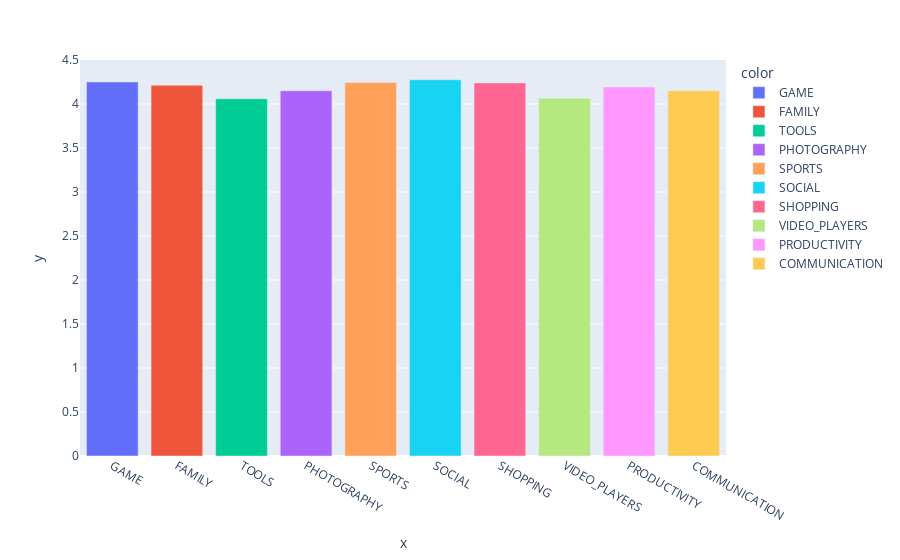

The notebook cell this image was saved under:
### Code cell
px.bar(df, x  = x_val.head(10).index, y = x_rat_cat[x_val.head(10).index], color = x_val.head(10).index)

### Figure 1 — Plotly figure (JSON) as saved in the notebook; plotly's stock layout.template omitted (floating-point values rounded to 4 significant figures)
{"data": [{"alignmentgroup": "True", "hovertemplate": "color=GAME<br>x=%{x}<br>y=%{y}<extra></extra>", "legendgroup": "GAME", "marker": {"color": "#636efa", "pattern": {"shape": ""}}, "name": "GAME", "offsetgroup": "GAME", "orientation": "v", "showlegend": true, "textposition": "auto", "type": "bar", "x": ["GAME"], "xaxis": "x", "y": [4.25], "yaxis": "y"}, {"alignmentgroup": "True", "hovertemplate": "color=FAMILY<br>x=%{x}<br>y=%{y}<extra></extra>", "legendgroup": "FAMILY", "marker": {"color": "#EF553B", "pattern": {"shape": ""}}, "name": "FAMILY", "offsetgroup": "FAMILY", "orientation": "v", "showlegend": true, "textposition": "auto", "type": "bar", "x": ["FAMILY"], "xaxis": "x", "y": [4.213], "yaxis": "y"}, {"alignmentgroup": "True", "hovertemplate": "color=TOOLS<br>x=%{x}<br>y=%{y}<extra></extra>", "legendgroup": "TOOLS", "marker": {"color": "#00cc96", "pattern": {"shape": ""}}, "name": "TOOLS", "offsetgroup": "TOOLS", "orientation": "v", "showlegend": true, "textposition": "auto", "type": "bar", "x": ["TOOLS"], "xaxis": "x", "y": [4.06], "yaxis": "y"}, {"alignmentgroup": "True", "hovertemplate": "color=PHOTOGRAPHY<br>x=%{x}<br>y=%{y}<extra></extra>", "legendgroup": "PHOTOGRAPHY", "marker": {"color": "#ab63fa", "pattern": {"shape": ""}}, "name": "PHOTOGRAPHY", "offsetgroup": "PHOTOGRAPHY", "orientation": "v", "showlegend": true, "textposition": "auto", "type": "bar", "x": ["PHOTOGRAPHY"], "xaxis": "x", "y": [4.151], "yaxis": "y"}, {"alignmentgroup": "True", "hovertemplate": "color=SPORTS<br>x=%{x}<br>y=%{y}<extra></extra>", "legendgroup": "SPORTS", "marker": {"color": "#FFA15A", "pattern": {"shape": ""}}, "name": "SPORTS", "offsetgroup": "SPORTS", "orientation": "v", "showlegend": true, "textposition": "auto", "type": "bar", "x": ["SPORTS"], "xaxis": "x", "y": [4.244], "yaxis": "y"}, {"alignmentgroup": "True", "hovertemplate": "color=SOCIAL<br>x=%{x}<br>y=%{y}<extra></extra>", "legendgroup": "SOCIAL", "marker": {"color": "#19d3f3", "pattern": {"shape": ""}}, "name": "SOCIAL", "offsetgroup": "SOCIAL", "orientation": "v", "showlegend": true, "textposition": "auto", "type": "bar", "x": ["SOCIAL"], "xaxis": "x", "y": [4.275], "yaxis": "y"}, {"alignmentgroup": "True", "hovertemplate": "color=SHOPPING<br>x=%{x}<br>y=%{y}<extra></extra>", "legendgroup": "SHOPPING", "marker": {"color": "#FF6692", "pattern": {"shape": ""}}, "name": "SHOPPING", "offsetgroup": "SHOPPING", "orientation": "v", "showlegend": true, "textposition": "auto", "type": "bar", "x": ["SHOPPING"], "xaxis": "x", "y": [4.239], "yaxis": "y"}, {"alignmentgroup": "True", "hovertemplate": "color=VIDEO_PLAYERS<br>x=%{x}<br>y=%{y}<extra></extra>", "legendgroup": "VIDEO_PLAYERS", "marker": {"color": "#B6E880", "pattern": {"shape": ""}}, "name": "VIDEO_PLAYERS", "offsetgroup": "VIDEO_PLAYERS", "orientation": "v", "showlegend": true, "textposition": "auto", "type": "bar", "x": ["VIDEO_PLAYERS"], "xaxis": "x", "y": [4.065], "yaxis": "y"}, {"alignmentgroup": "True", "hovertemplate": "color=PRODUCTIVITY<br>x=%{x}<br>y=%{y}<extra></extra>", "legendgroup": "PRODUCTIVITY", "marker": {"color": "#FF97FF", "pattern": {"shape": ""}}, "name": "PRODUCTIVITY", "offsetgroup": "PRODUCTIVITY", "orientation": "v", "showlegend": true, "textposition": "auto", "type": "bar", "x": ["PRODUCTIVITY"], "xaxis": "x", "y": [4.192], "yaxis": "y"}, {"alignmentgroup": "True", "hovertemplate": "color=COMMUNICATION<br>x=%{x}<br>y=%{y}<extra></extra>", "legendgroup": "COMMUNICATION", "marker": {"color": "#FECB52", "pattern": {"shape": ""}}, "name": "COMMUNICATION", "offsetgroup": "COMMUNICATION", "orientation": "v", "showlegend": true, "textposition": "auto", "type": "bar", "x": ["COMMUNICATION"], "xaxis": "x", "y": [4.151], "yaxis": "y"}], "layout": {"barmode": "relative", "legend": {"title": {"text": "color"}, "tracegroupgap": 0}, "margin": {"t": 60}, "xaxis": {"anchor": "y", "domain": [0, 1], "title": {"text": "x"}}, "yaxis": {"anchor": "x", "domain": [0, 1], "title": {"text": "y"}}}}
